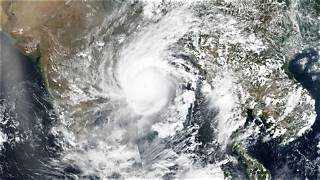
#> input picture Test/OIP.jpg, 320 x 180 px
$ python -i detector.py   (imports and definitions only)
#> lines starting #> are read from the running program, lines starting #| are printed output that depends on the picture
#!/usr/bin/env python3
"""
detector.py - Cyclone & Eye Detection Module for CycloneAI.

Implements:
1. detect_cyclone: Decodes preprocessed image base64, inverts for TIR eye contrast,
   applies Hough Circle transform for eye segmentation, calculates eye diameter & CDO radius
   (assuming 4km/pixel for INSAT-3D), or estimates circulation center from coldest 5% centroid.
2. CycloneDetector: Class wrapper for backward compatibility with backend pipeline.
"""

import base64
import logging
from typing import Any, Dict, List, Optional, Tuple

import cv2
import numpy as np

# Configure logger
logger = logging.getLogger("cycloneai.detector")
# [6 lines not run here, left out]

# Physical spatial resolution constant for INSAT-3D TIR (km per pixel)
INSAT3D_KM_PER_PIXEL = 4.0


def _decode_b64_image(image_b64: str) -> np.ndarray:
    """Decode base64 string to single-channel 8-bit grayscale image."""
    if not image_b64:
        raise ValueError("Empty base64 string provided.")

    if "," in image_b64:
        _, image_b64 = image_b64.split(",", 1)

    raw_bytes = base64.b64decode(image_b64)
    np_buf = np.frombuffer(raw_bytes, dtype=np.uint8)
    img = cv2.imdecode(np_buf, cv2.IMREAD_UNCHANGED)

    if img is None:
        raise ValueError("Failed to decode image bytes with cv2.imdecode.")

    if img.ndim == 3:
        if img.shape[2] == 4:
            gray = cv2.cvtColor(img, cv2.COLOR_BGRA2GRAY)
        else:
            gray = cv2.cvtColor(img, cv2.COLOR_BGR2GRAY)
    else:
        gray = img

    return gray


def detect_cyclone(preprocessed_image_b64: str) -> Dict[str, Any]:
    """
    Detects tropical cyclone vortex, eye candidates, and circulation center.

    Pipeline:
      1. Decodes base64 preprocessed image to grayscale.
      2. Inverts image (cold convective tops become dark, warm/clear eye becomes bright).
      3. Applies HoughCircles transform (dp=1.5, minDist=30, param1=80, param2=30, minRadius=5, maxRadius=60).
      4. If eye candidate found:
         - Converts eye diameter to km (4 km/pixel for INSAT-3D).
         - Computes Central Dense Overcast (CDO) radius = 2.5 * eye_radius.
         - Returns eye_center, eye_diameter_km, cdo_radius_km, confidence.
      5. If no clear eye:
         - Computes low-level circulation center as centroid of coldest 5% pixels.
         - Estimates CDO radius from cold cloud footprint.

    Args:
        preprocessed_image_b64: Base64-encoded PNG/JPEG image string.

    Returns:
        dict containing:
          - cyclone_detected (bool)
          - has_clear_eye (bool)
          - eye_center (list[int] or None): [x, y]
          - eye_diameter_km (float or None)
          - cdo_radius_km (float)
          - circulation_center (list[int]): [x, y]
          - confidence (float): 0.0 to 1.0 confidence score
    """
    logger.debug("Running cyclone detection on preprocessed image...")
    gray = _decode_b64_image(preprocessed_image_b64)
    h, w = gray.shape[:2]

    # Invert image: In TIR, cyclone eye is warm/darker in raw -> bright in inverted
    inverted = cv2.bitwise_not(gray)

    # Apply Gaussian smoothing before HoughCircles
    blurred_inv = cv2.GaussianBlur(inverted, (5, 5), sigmaX=1.5)

    # 3. HoughCircles for eye detection
    # Parameters: dp=1.5, minDist=30, param1=80, param2=30, minRadius=5, maxRadius=60
    circles = cv2.HoughCircles(
        blurred_inv,
        cv2.HOUGH_GRADIENT,
        dp=1.5,
        minDist=30,
        param1=80,
        param2=30,
        minRadius=5,
        maxRadius=60,
    )

    has_clear_eye = False
    eye_center: Optional[List[int]] = None
    eye_diameter_km: Optional[float] = None
    cdo_radius_km: float = 0.0
    circulation_center: List[int] = [w // 2, h // 2]

    # 1. Threshold to extract cold cloud candidates
    _, thresh_raw = cv2.threshold(gray, 127, 255, cv2.THRESH_BINARY)

    # 2. Mask out point-source light artifacts (city lights / sensor noise < 50 px)
    num_labels, labels, stats, centroids = cv2.connectedComponentsWithStats(thresh_raw, connectivity=8)
    thresh = thresh_raw.copy()
    point_sources_removed = 0

    for i in range(1, num_labels):
        area = stats[i, cv2.CC_STAT_AREA]
        if area < 50:
            thresh[labels == i] = 0
            point_sources_removed += 1

    cold_pixel_count = int(np.count_nonzero(thresh))
    total_pixels = float(gray.size)
    cloud_coverage_pct = round(float((cold_pixel_count / total_pixels) * 100.0), 2)

    # 3. Two-Part Vortex Concentration Score (Rotational Coherence + Radial Gradient)
    if cold_pixel_count >= 50:
        y_idx, x_idx = np.where(thresh > 0)
        cx_c = float(np.mean(x_idx))
        cy_c = float(np.mean(y_idx))
        circulation_center = [int(round(cx_c)), int(round(cy_c))]

        # Log-polar transform centered on cold mass centroid (cv2.warpPolar, OpenCV 4+)
        max_radius = float(np.sqrt(h ** 2 + w ** 2) / 2.0)
        log_polar = cv2.warpPolar(
            gray.astype(np.float32),
            (360, 40),
            (cx_c, cy_c),
            max_radius,
            cv2.WARP_POLAR_LOG + cv2.WARP_FILL_OUTLIERS,
        )

        # 3a. Rotational coherence: Autocorrelation of radial rings across angles
        ring_coherences = []
        for r in range(log_polar.shape[0]):
            ring = log_polar[r, :]
            ring_std = float(np.std(ring))
            if ring_std > 2.0:
                ring_norm = (ring - np.mean(ring)) / ring_std
                corr = np.correlate(ring_norm, ring_norm, mode="full")
                mid = len(corr) // 2
                lag_corr = corr[mid + 15 : mid + 180] / float(len(ring_norm))
                peak_val = float(np.max(lag_corr)) if len(lag_corr) > 0 else 0.0
                ring_coherences.append(max(0.0, peak_val))
            else:
                ring_coherences.append(0.0)

        rotational_coherence = float(np.mean(ring_coherences)) if ring_coherences else 0.0

        # 3b. Radial gradient: Cold core mass decreases monotonically outward from center
        radial_profile = np.mean(log_polar, axis=1)
        diffs = np.diff(radial_profile)
        neg_diffs = np.count_nonzero(diffs <= 0)
        radial_gradient_score = float(neg_diffs / len(diffs)) if len(diffs) > 0 else 0.0

        # Combined formula: 0.6 * rotational_coherence + 0.4 * radial_gradient_score
        vortex_concentration_score = round(
            float(np.clip(0.6 * rotational_coherence + 0.4 * radial_gradient_score, 0.0, 1.0)), 3
        )
    else:
        circulation_center = [w // 2, h // 2]
        vortex_concentration_score = 0.0

    # 4. Search for circular eye (only if cold mass is present)
    if circles is not None and len(circles) > 0 and cold_pixel_count >= 100:
        # Select candidate closest to image center
        candidates = circles[0]
        img_center = np.array([w / 2.0, h / 2.0])

        best_circle = min(
            candidates,
            key=lambda c: np.linalg.norm(np.array([c[0], c[1]]) - img_center),
        )

        cx, cy, radius = float(best_circle[0]), float(best_circle[1]), float(best_circle[2])
        eye_center = [int(round(cx)), int(round(cy))]
        circulation_center = eye_center
        has_clear_eye = True

        eye_radius_km = radius * INSAT3D_KM_PER_PIXEL
        eye_diameter_km = round(2.0 * eye_radius_km, 2)
        cdo_radius_km = round(2.5 * eye_radius_km, 2)

        logger.info(
            "Clear Eye Candidate at %s: Diameter=%.2f km, CDO Radius=%.2f km",
            eye_center,
            eye_diameter_km,
            cdo_radius_km,
        )

    else:
        # Pseudo-CDO from largest contour in filtered cold mask
        contours, _ = cv2.findContours(thresh, cv2.RETR_EXTERNAL, cv2.CHAIN_APPROX_SIMPLE)
        if contours:
            largest = max(contours, key=cv2.contourArea)
            area = cv2.contourArea(largest)
            pseudo_cdo_radius_px = np.sqrt(area / np.pi)
        else:
            pseudo_cdo_radius_px = 0.0

        cdo_radius_km = round(float(pseudo_cdo_radius_px * INSAT3D_KM_PER_PIXEL), 2)

    # 5. Geographic Ocean / Land Coordinate Resolution
    # Bounding Box: Left ~ 75.0°E, Right ~ 100.0°E (Δlon=25.0°), Top ~ 25.0°N, Bottom ~ 5.0°N (Δlat=20.0°)
    cx_coord, cy_coord = circulation_center
    resolved_lat = round(25.0 - (float(cy_coord) / float(max(1, h))) * 20.0, 2)
    resolved_lon = round(75.0 + (float(cx_coord) / float(max(1, w))) * 25.0, 2)

    # Land/Ocean determination for Bay of Bengal / North Indian Ocean domain (75°E-100°E, 5°N-25°N)
    # India east coastline extends from ~80.5°E in south (Tamil Nadu/Andhra) to ~86.5°E in north (Odisha/WB)
    if resolved_lat > 20.5 and resolved_lon < 86.5:
        # Northern / Central mainland India (land)
        is_ocean = False
    elif 11.0 <= resolved_lat <= 20.5 and resolved_lon <= 80.5:
        # Peninsular India interior (land)
        is_ocean = False
    elif resolved_lat < 11.0 and resolved_lon < 77.5:
        # Southern tip landmass
        is_ocean = False
    else:
        # Bay of Bengal open ocean (80.5°E - 98.0°E, 5.0°N - 22.0°N) or Arabian Sea
        is_ocean = True

    logger.info(
        "Detected Center Pixel: (cx=%d, cy=%d), Image Dimensions: (W=%d, H=%d) -> Resolved Geo: (lat=%.2f°N, lon=%.2f°E), is_ocean=%s",
        cx_coord,
        cy_coord,
        w,
        h,
        resolved_lat,
        resolved_lon,
        is_ocean,
    )

    # 6. Multi-Criteria Gate Threshold Enforcement
    failures = []

    # Hard Gate 1: Ocean Requirement (Tropical cyclones cannot form over continental land)
    if not is_ocean:
        logger.info("Early exit: Circulation center over land (lat: %.2f°N, lon: %.2f°E) - not a tropical cyclone", resolved_lat, resolved_lon)
        return {
            "cyclone_detected": False,
            "confidence": 0.0,
            "dvorak_t": 0.0,
            "reason": f"Center over land (lat: {resolved_lat:.1f}°N, lon: {resolved_lon:.1f}°E) — not a tropical cyclone",
            "not_detected_reason": f"Circulation center is situated over continental landmass (lat: {resolved_lat:.1f}°N, lon: {resolved_lon:.1f}°E) rather than ocean waters required for tropical cyclogenesis",
            "vortex_concentration_score": vortex_concentration_score,
            "has_clear_eye": False,
            "eye_center": None,
            "eye_diameter_km": None,
            "cdo_radius_km": 0.0,
            "circulation_center": circulation_center,
            "resolved_lat": resolved_lat,
            "resolved_lon": resolved_lon,
            "is_ocean": False,
        }

    # Hard Gate 2: Vortex Concentration Score (threshold 0.30)
    if vortex_concentration_score < 0.30:
        failures.append(f"Vortex concentration score ({vortex_concentration_score:.2f} < 0.30 threshold)")

    # Hard Gate 3: Minimum Cold Convective Cloud Coverage (threshold 15.0%)
    if cloud_coverage_pct < 15.0:
        failures.append(f"Cold core cloud coverage ({cloud_coverage_pct:.1f}% < 15.0% threshold)")

    # Hard Gate 4: Minimum Central Dense Overcast (CDO) Size (threshold 40.0 km)
    if cdo_radius_km < 40.0:
        failures.append(f"CDO radius ({cdo_radius_km:.1f} km < 40.0 km threshold)")

    # Hard Gate 5: Monsoon Convection Discriminator
    # If cold_core_mass > 45% AND vortex_score < 0.65 AND is_ocean == False -> No Cyclone
    if cloud_coverage_pct > 45.0 and vortex_concentration_score < 0.65 and not is_ocean:
        failures.append(
            f"Monsoon convection signature: high cold cloud mass ({cloud_coverage_pct:.1f}%) over continental land with non-cyclonic rotational organization ({vortex_concentration_score:.2f} < 0.65)"
        )
    elif cloud_coverage_pct > 45.0 and vortex_concentration_score < 0.60 and not has_clear_eye:
        failures.append(
            f"High cold cloud mass ({cloud_coverage_pct:.1f}%) with sub-cyclonic rotational organization ({vortex_concentration_score:.2f} < 0.60) indicates unorganized convection"
        )

    if point_sources_removed > 10 and cold_pixel_count < 100:
        failures.append("Point-source light artifacts detected without organized convective cloud mass")

    if cloud_coverage_pct > 85.0 and not has_clear_eye:
        failures.append(f"Uniformly high cold cloud coverage ({cloud_coverage_pct:.1f}%) lacks localized cyclonic vortex structure")

    if failures:
        cyclone_detected = False
        not_detected_reason = "; ".join(failures)
        # Weighted low confidence when detection fails
        confidence = round(float(min(0.35, max(0.05, vortex_concentration_score * 0.4 + (cloud_coverage_pct / 100.0) * 0.2))), 2)
    else:
        cyclone_detected = True
        not_detected_reason = None
        # Weighted high confidence when all gates pass: Concentration (0.45) + Coverage (0.30) + CDO (0.15) + Base (0.10)
        cdo_factor = min(1.0, cdo_radius_km / 350.0) * 0.15
        confidence = round(float(min(0.98, max(0.60, 0.10 + vortex_concentration_score * 0.45 + min(1.0, cloud_coverage_pct / 60.0) * 0.30 + cdo_factor))), 2)

    logger.info(
        "Detection Decision: detected=%s, reason=%s, CDO=%.1f km, conc=%.2f, cov=%.1f%%, conf=%.2f",
        cyclone_detected,
        not_detected_reason,
        cdo_radius_km,
        vortex_concentration_score,
        cloud_coverage_pct,
        confidence,
    )

    return {
        "cyclone_detected": cyclone_detected,
        "not_detected_reason": not_detected_reason,
        "vortex_concentration_score": vortex_concentration_score,
        "has_clear_eye": has_clear_eye,
        "eye_center": eye_center,
        "eye_diameter_km": eye_diameter_km,
        "cdo_radius_km": cdo_radius_km,
        "circulation_center": circulation_center,
        "confidence": confidence,
    }


class CycloneDetector:
    """Wrapper class providing backward-compatibility with backend pipeline."""

    def __init__(self, model_name: str = "Hough-Circulation-Detector"):
        self.model_name = model_name

    # [59 lines left out: function detect, not called in this run]


# [26 lines not run here, left out]

>>> import cv2
>>> picture = cv2.imread('../Test/OIP.jpg', cv2.IMREAD_GRAYSCALE)
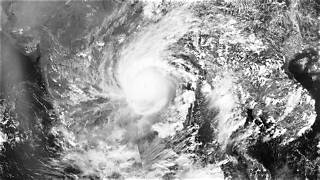
#> picture: shape (180, 320); min 0, max 255, mean 145.4
#> (the run stopped early here; a loop or call above may not have finished)
